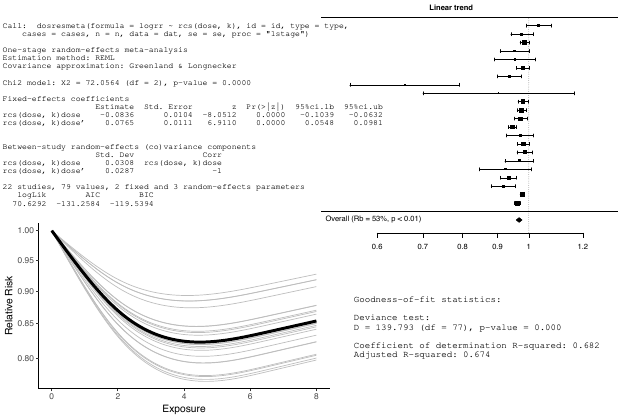

Write the R code that produced this figure.
# Graphs to be included as a collage in my thesis' cover

library(metafor)
library(tidyverse)
library(dosresmeta)
library(rms)
library(hetmeta)

options(show.signif.stars = FALSE)
dat <- get(data(coffee_mort))

k <- quantile(dat$dose, c(.1, .5, .9))
spl <- dosresmeta(logrr ~ rcs(dose, k), id = id, se = se, type = type,
                  cases = cases, n = n, data = dat, proc = "1stage")

# plot 1 & 4: code output from dosresmeta, two parts:
#  1) summary from a one-stage model
#  2) results for goodness-of-fit

pdf <- pipe("a2ps -o - | ps2pdf - code.pdf", "w")
capture.output(
  summary(spl), cat("\n\n\n"), gof(spl), file = pdf)
close(pdf)


xref <- 0
newd <- data.frame(dose = c(xref, seq(0, 8, length.out = 100)))
pred_spl <- function(x, k, b, mod){
  X <- rcs(x, k, inclx = T)
  X <- (apply(X, 2, function(x) x - x[1]))
  exp(X %*% (b + coef(mod)))
}

predi <- newd %>% cbind(
  apply(blup(spl), 1, function(b) pred_spl(newd$dose, k, b, spl))
  )

# plot 2: individual curves + combined dose-response
predi %>%
  mutate(pooled = predict(spl, newd, expo = T)$pred) %>%
  gather(study, pred, -dose) %>%
  ggplot(aes(dose, pred, group = study)) +
  geom_line(aes(size = study == "pooled", col = study == "pooled")) +
  scale_y_continuous(trans = "log", breaks = c(.8, .85, .9, .95, 1)) +
  labs(x = "Exposure", y = "Relative Risk") + guides(col = FALSE, size = FALSE) + 
  scale_size_manual(values = c(.35, 1.5)) +
  scale_color_manual(values = c("grey", "black")) +
  theme_classic()
ggsave("predi.pdf", width = 5, height = 3)


lin <- dosresmeta(logrr ~ dose, id = id, se = se, type = type,
                  cases = cases, n = n, data = dat)
lin_rma <- rma.uni(yi = lin$bi, vi = unlist(lin$Si), method = "REML")

# Plot 3: forest plot of linear trend
pdf("forest.pdf")
par(font = 1)
forest(lin_rma, atransf = exp, at = log(c(.6, .7, .8, .9, 1, 1.2)),
       mlab = paste0("Overall (Rb = ", round(hetmeta(lin_rma)$Rb), "%, p < 0.01)"), 
       alim = c(-.7, .3), xlim = c(-.7, .3),
       xlab = "", slab = NA, annotate = F)
par(font = 2)
text(-.35, 24, "Linear trend", pos = 4)
dev.off()


# additional plot: combined curve
data.frame(dose = c(2, seq(0, 8, length.out = 100))) %>%
  cbind(
    predict(spl, ., expo = T)
  ) %>%
  ggplot(aes(dose, pred)) +
  geom_line() +
  geom_segment(x = 2, y = -1, xend = 2, yend = 0, linetype = "dashed") +
  geom_segment(x = 2, y = 0, xend = 0, yend = 0, linetype = "dashed") +
  geom_ribbon(aes(ymin = ci.lb, ymax = ci.ub), alpha = .2) +
  scale_y_continuous(trans = "log", breaks = c(.95, 1, 1.05, 1.1, 1.15, 1.2)) +
  labs(x = "Exposure", y = "Relative Risk") +
  theme_classic()
